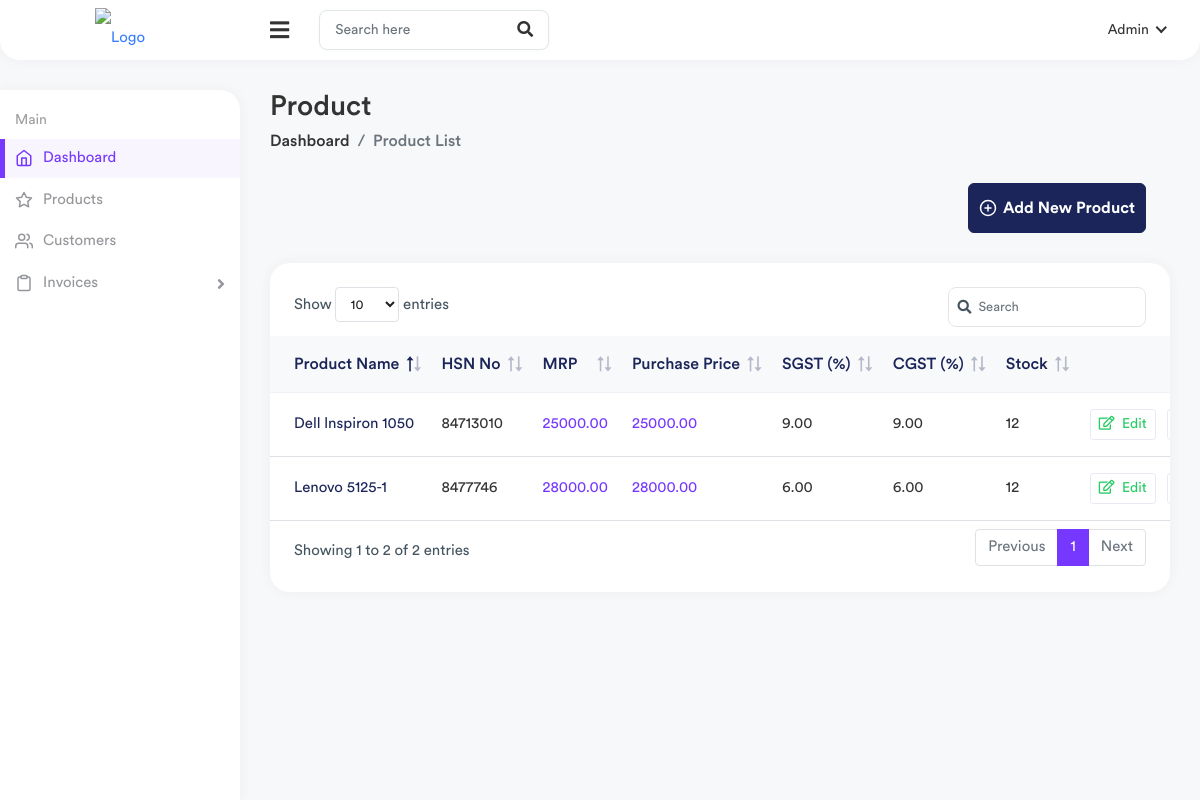
The page /billing/product/ (signed in) on the database its author committed.
### billing/models.py (models this page shows, shortened)
class Product(models.Model):
    name = models.CharField(max_length=255)
    hsn_no= models.CharField(max_length=100,blank=True)
    mrp = models.DecimalField(max_digits=10, decimal_places=2)
    purchase_price = models.DecimalField(max_digits=10, decimal_places=2)
    sgst_rate = models.DecimalField(max_digits=5, decimal_places=2, default=0.00)  # Default SGST 9%
    cgst_rate = models.DecimalField(max_digits=5, decimal_places=2, default=0.00)  # Default CGST 9%
    stock_quantity = models.IntegerField(default=0)
    created_date = models.DateTimeField(default=timezone.now)  # Use default
    modified_date = models.DateTimeField(auto_now=True)

### billing/views.py (the view)
# urls.py: path('product/', views.product_list ,name='product_list'),
@login_required(login_url="login")
def product_list(request):
    products = Product.objects.all()
    if request.method == 'POST':
        product_id = request.POST.get('product_id')
        if product_id:
            product = get_object_or_404(Product, pk=product_id)
            form = ProductForm(request.POST, instance=product)
        else:
            form = ProductForm(request.POST)
        if form.is_valid():
            form.save()
            return redirect('product_list')  # Redirect to the list after saving
    else:
        form = ProductForm()  # Empty form for new product
    return render(request, 'billing/product_list.html', {'products': products, 'form': form})

### billing/forms.py
class ProductForm(forms.ModelForm):
    class Meta:
        model = Product
        fields = ['name', 'hsn_no','mrp','purchase_price', 'sgst_rate', 'cgst_rate', 'stock_quantity']
        widgets = {
            "name": forms.TextInput(attrs={"class": "form-control", "required": True}),
            "hsn_no": forms.TextInput(attrs={"class": "form-control"}),
            "mrp": forms.TextInput(attrs={"class": "form-control"}),
            "purchase_price": forms.TextInput(attrs={"class": "form-control"}),
            "sgst_rate": forms.TextInput(attrs={"class": "form-control"}),
            "cgst_rate": forms.TextInput(attrs={"class": "form-control"}),
            "stock_quantity": forms.TextInput(attrs={"class": "form-control"}),
        }

### templates/billing/product_list.html (shortened to what this page needs)
{% extends 'base.html' %} {% block content %}
<div class="page-wrapper">
  <div class="content container-fluid">
    <div class="page-header">
      <div class="row align-items-center">
        <div class="col">
          <h3 class="page-title">Product</h3>
          <ul class="breadcrumb">
            <li class="breadcrumb-item">
              <a href="{% url 'home' %}">Dashboard</a>
            </li>
            <li class="breadcrumb-item active">Product List</li>
          </ul>
        </div>
      </div>
    </div>
    <div class="card invoices-tabs-card">
      <div class="card-body card-body pt-0 pb-0">
        <div class="invoices-main-tabs border-0 pb-0">
          <div class="row align-items-center">
            <div class="col-lg-12 col-md-12">
              <div class="invoices-settings-btn invoices-settings-btn-one">
                <a
                  href="#"
                  class="btn"
                  data-bs-toggle="modal"
                  data-bs-target="#add_items"
                >
                  <i data-feather="plus-circle"></i> Add New Product
                </a>
              </div>
            </div>
          </div>
        </div>
      </div>
    </div>
    <div class="row">
      <div class="col-sm-12">
        <div class="card card-table">
          <div class="card-body">
            <div class="table-responsive">
              <table class="table table-stripped table-hover datatable">
                <thead class="thead-light">
                  <tr>
                    <th>Product Name</th>
                    <th>HSN No</th>
                    <th>MRP</th>
                    <th>Purchase Price</th>
                    <th>SGST (%)</th>
                    <th>CGST (%)</th>
                    <th>Stock</th>
                    <th class="text-end">Action</th>
                  </tr>
                </thead>
                <tbody>
                  {% for product in products %}
                  <tr>
                    <td>
                      <a href="#" class="items-links">{{product.name}}</a>
                    </td>
                    <td>{{product.hsn_no}}</td>
                    <td class="text-primary">{{product.mrp}}</td>
                    <td class="text-primary">{{product.purchase_price}}</td>
                    <td>{{product.sgst_rate}}</td>
                    <td>{{product.cgst_rate}}</td>
                    <td>{{product.stock_quantity}}</td>
                    <td class="text-end">
                      <a
                        href="#"
                        data-bs-toggle="modal"
                        data-bs-target="#edit_tax"
                        class="btn btn-sm btn-white text-success me-2"
                        onclick="openEditModal('{{ product.id }}', '{{ product.name }}', '{{ product.hsn_no }}', '{{ product.mrp }}', '{{ product.purchase_price }}', '{{ product.sgst_rate }}', '{{ product.cgst_rate }}', '{{ product.stock_quantity }}')"
                      >
                        <i class="far fa-edit me-1"></i> Edit
                      </a>
                      <a
                        class="btn btn-sm btn-white text-danger"
                        href="#"
                        data-bs-toggle="modal"
                        data-bs-target="#delete_paid"
                        onclick="openDeleteModal('{{ product.id }}')"
                      >
                      </a>
                    </td>
                  </tr>
                  {% endfor %}
                </tbody>
              </table>
            </div>
          </div>
        </div>
      </div>
    </div>
  </div>
</div>
{% endblock content %}

### rows shown on the page
Product: name "Dell lnspiron 1050", hsn_no "84713010", mrp "25000.00", purchase_price "25000.00", sgst_rate "9.00", cgst_rate "9.00", stock_quantity "12"
Product: name "Lenovo 5125-1", hsn_no "8477746", mrp "28000.00", purchase_price "28000.00", sgst_rate "6.00", cgst_rate "6.00", stock_quantity "12"
